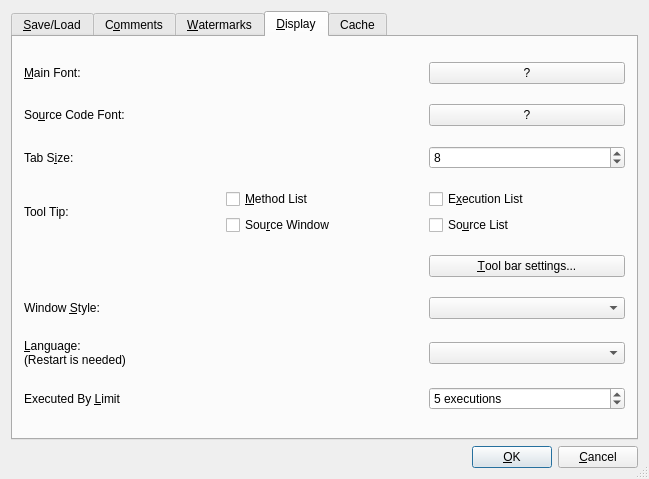
<?xml version="1.0" encoding="UTF-8"?>
<ui version="4.0">
 <class>WOptionUI</class>
 <widget class="QDialog" name="WOptionUI">
  <property name="geometry">
   <rect>
    <x>0</x>
    <y>0</y>
    <width>649</width>
    <height>479</height>
   </rect>
  </property>
  <property name="windowTitle">
   <string>Preferences</string>
  </property>
  <property name="sizeGripEnabled">
   <bool>true</bool>
  </property>
  <layout class="QVBoxLayout">
   <item>
    <widget class="QTabWidget" name="tabWidget">
     <property name="sizePolicy">
      <sizepolicy hsizetype="Minimum" vsizetype="Minimum">
       <horstretch>0</horstretch>
       <verstretch>0</verstretch>
      </sizepolicy>
     </property>
     <property name="currentIndex">
      <number>3</number>
     </property>
     <widget class="QWidget" name="Widget2">
      <attribute name="title">
       <string>&amp;Save/Load</string>
      </attribute>
      <layout class="QVBoxLayout">
       <property name="margin">
        <number>0</number>
       </property>
       <item>
        <widget class="QCheckBox" name="save_window_p">
         <property name="text">
          <string>S&amp;ave/Restore window position</string>
         </property>
        </widget>
       </item>
       <item>
        <widget class="QCheckBox" name="reload_p">
         <property name="text">
          <string>&amp;Reload automatically the last project</string>
         </property>
        </widget>
       </item>
       <item>
        <widget class="QCheckBox" name="save_on_exit_p">
         <property name="text">
          <string>Save project automatically on exit</string>
         </property>
        </widget>
       </item>
       <item>
        <widget class="QPushButton" name="reset_warning_p">
         <property name="text">
          <string>Showl all warnings again</string>
         </property>
        </widget>
       </item>
      </layout>
     </widget>
     <widget class="QWidget" name="TabPage">
      <attribute name="title">
       <string>C&amp;omments</string>
      </attribute>
      <layout class="QGridLayout">
       <item row="0" column="0">
        <widget class="QLabel" name="textLabel2_2">
         <property name="text">
          <string>&amp;Font:</string>
         </property>
         <property name="buddy">
          <cstring>source_code_font_p</cstring>
         </property>
        </widget>
       </item>
       <item row="0" column="1">
        <widget class="QPushButton" name="comment_font_p">
         <property name="text">
          <string>?</string>
         </property>
        </widget>
       </item>
       <item row="1" column="0">
        <widget class="QLabel" name="textLabel1">
         <property name="text">
          <string>&amp;Minimum Comment Size:</string>
         </property>
         <property name="buddy">
          <cstring>minimum_comment_size_p</cstring>
         </property>
        </widget>
       </item>
       <item row="1" column="1">
        <widget class="QSpinBox" name="minimum_comment_size_p">
         <property name="minimum">
          <number>1</number>
         </property>
         <property name="maximum">
          <number>9999</number>
         </property>
         <property name="value">
          <number>25</number>
         </property>
        </widget>
       </item>
       <item row="2" column="0" colspan="2">
        <widget class="QCheckBox" name="no_comment_for_validation_p">
         <property name="text">
          <string>Do not request a comment when setting 
an item to the state &quot;manually validated&quot;</string>
         </property>
        </widget>
       </item>
      </layout>
     </widget>
     <widget class="QWidget" name="TabWatermark">
      <attribute name="title">
       <string>&amp;Watermarks</string>
      </attribute>
      <layout class="QVBoxLayout">
       <item>
        <widget class="QGroupBox" name="groupBox">
         <property name="title">
          <string>Source File</string>
         </property>
         <layout class="QGridLayout">
          <item row="0" column="0">
           <widget class="QLabel" name="textLabel1_2_2">
            <property name="text">
             <string>&lt;font color=&quot;#ff8000&quot;&gt;Medium&lt;/font&gt;/&lt;font color=&quot;#00ff00&quot;&gt;High&lt;/font&gt; Coverage Level:</string>
            </property>
            <property name="alignment">
             <set>Qt::AlignVCenter</set>
            </property>
           </widget>
          </item>
          <item row="0" column="1">
           <widget class="QDoubleSpinBox" name="module_medium_level_p">
            <property name="sizePolicy">
             <sizepolicy hsizetype="Maximum" vsizetype="Fixed">
              <horstretch>0</horstretch>
              <verstretch>0</verstretch>
             </sizepolicy>
            </property>
            <property name="suffix">
             <string>%</string>
            </property>
            <property name="maximum">
             <double>100.000000000000000</double>
            </property>
           </widget>
          </item>
          <item row="1" column="0">
           <widget class="QLabel" name="textLabel1_2">
            <property name="text">
             <string>&lt;font color=&quot;#ff0000&quot;&gt;Low&lt;/font&gt;/&lt;font color=&quot;#ff8000&quot;&gt;Medium&lt;/font&gt; Coverage Level:</string>
            </property>
            <property name="alignment">
             <set>Qt::AlignVCenter</set>
            </property>
           </widget>
          </item>
          <item row="1" column="1">
           <widget class="QDoubleSpinBox" name="module_low_level_p">
            <property name="sizePolicy">
             <sizepolicy hsizetype="Maximum" vsizetype="Fixed">
              <horstretch>0</horstretch>
              <verstretch>0</verstretch>
             </sizepolicy>
            </property>
            <property name="suffix">
             <string>%</string>
            </property>
            <property name="maximum">
             <double>100.000000000000000</double>
            </property>
           </widget>
          </item>
         </layout>
        </widget>
       </item>
       <item>
        <widget class="QGroupBox" name="groupBox_2">
         <property name="title">
          <string>Namespaces/Class</string>
         </property>
         <layout class="QGridLayout">
          <item row="0" column="0">
           <widget class="QLabel" name="textLabel1_2_3">
            <property name="text">
             <string>&lt;font color=&quot;#ff8000&quot;&gt;Medium&lt;/font&gt;/&lt;font color=&quot;#00ff00&quot;&gt;High&lt;/font&gt; Coverage Level:</string>
            </property>
            <property name="alignment">
             <set>Qt::AlignVCenter</set>
            </property>
           </widget>
          </item>
          <item row="0" column="1">
           <widget class="QDoubleSpinBox" name="class_medium_level_p">
            <property name="sizePolicy">
             <sizepolicy hsizetype="Maximum" vsizetype="Fixed">
              <horstretch>0</horstretch>
              <verstretch>0</verstretch>
             </sizepolicy>
            </property>
            <property name="suffix">
             <string>%</string>
            </property>
            <property name="maximum">
             <double>100.000000000000000</double>
            </property>
           </widget>
          </item>
          <item row="1" column="0">
           <widget class="QLabel" name="textLabel1_5">
            <property name="text">
             <string>&lt;font color=&quot;#ff0000&quot;&gt;Low&lt;/font&gt;/&lt;font color=&quot;#ff8000&quot;&gt;Medium&lt;/font&gt; Coverage Level:</string>
            </property>
            <property name="alignment">
             <set>Qt::AlignVCenter</set>
            </property>
           </widget>
          </item>
          <item row="1" column="1">
           <widget class="QDoubleSpinBox" name="class_low_level_p">
            <property name="sizePolicy">
             <sizepolicy hsizetype="Maximum" vsizetype="Fixed">
              <horstretch>0</horstretch>
              <verstretch>0</verstretch>
             </sizepolicy>
            </property>
            <property name="suffix">
             <string>%</string>
            </property>
            <property name="maximum">
             <double>100.000000000000000</double>
            </property>
           </widget>
          </item>
         </layout>
        </widget>
       </item>
       <item>
        <widget class="QGroupBox" name="groupBox_3">
         <property name="title">
          <string>Method/Function/Procedure</string>
         </property>
         <layout class="QGridLayout">
          <item row="0" column="0">
           <widget class="QLabel" name="textLabel1_2_4">
            <property name="text">
             <string>&lt;font color=&quot;#ff8000&quot;&gt;Medium&lt;/font&gt;/&lt;font color=&quot;#00ff00&quot;&gt;High&lt;/font&gt; Coverage Level:</string>
            </property>
            <property name="alignment">
             <set>Qt::AlignVCenter</set>
            </property>
           </widget>
          </item>
          <item row="0" column="1">
           <widget class="QDoubleSpinBox" name="function_medium_level_p">
            <property name="sizePolicy">
             <sizepolicy hsizetype="Maximum" vsizetype="Fixed">
              <horstretch>0</horstretch>
              <verstretch>0</verstretch>
             </sizepolicy>
            </property>
            <property name="suffix">
             <string>%</string>
            </property>
            <property name="maximum">
             <double>100.000000000000000</double>
            </property>
           </widget>
          </item>
          <item row="1" column="0">
           <widget class="QLabel" name="textLabel1_6">
            <property name="text">
             <string>&lt;font color=&quot;#ff0000&quot;&gt;Low&lt;/font&gt;/&lt;font color=&quot;#ff8000&quot;&gt;Medium&lt;/font&gt; Coverage Level:</string>
            </property>
            <property name="alignment">
             <set>Qt::AlignVCenter</set>
            </property>
           </widget>
          </item>
          <item row="1" column="1">
           <widget class="QDoubleSpinBox" name="function_low_level_p">
            <property name="sizePolicy">
             <sizepolicy hsizetype="Maximum" vsizetype="Fixed">
              <horstretch>0</horstretch>
              <verstretch>0</verstretch>
             </sizepolicy>
            </property>
            <property name="suffix">
             <string>%</string>
            </property>
            <property name="maximum">
             <double>100.000000000000000</double>
            </property>
           </widget>
          </item>
         </layout>
        </widget>
       </item>
       <item>
        <widget class="QCheckBox" name="statistic_background_p">
         <property name="text">
          <string>Calculation of statistics in background</string>
         </property>
        </widget>
       </item>
      </layout>
     </widget>
     <widget class="QWidget" name="TabDisplay">
      <attribute name="title">
       <string>&amp;Display</string>
      </attribute>
      <layout class="QGridLayout">
       <item row="0" column="0" colspan="2">
        <widget class="QLabel" name="textLabel1_3">
         <property name="text">
          <string>&amp;Main Font:</string>
         </property>
         <property name="buddy">
          <cstring>main_font_p</cstring>
         </property>
        </widget>
       </item>
       <item row="0" column="2">
        <widget class="QPushButton" name="main_font_p">
         <property name="text">
          <string>?</string>
         </property>
        </widget>
       </item>
       <item row="1" column="0" colspan="2">
        <widget class="QLabel" name="textLabel2">
         <property name="text">
          <string>So&amp;urce Code Font:</string>
         </property>
         <property name="buddy">
          <cstring>source_code_font_p</cstring>
         </property>
        </widget>
       </item>
       <item row="1" column="2">
        <widget class="QPushButton" name="source_code_font_p">
         <property name="text">
          <string>?</string>
         </property>
        </widget>
       </item>
       <item row="2" column="0" colspan="2">
        <widget class="QLabel" name="textLabel1_4">
         <property name="text">
          <string>Tab S&amp;ize:</string>
         </property>
         <property name="buddy">
          <cstring>tab_size_p</cstring>
         </property>
        </widget>
       </item>
       <item row="2" column="2">
        <widget class="QSpinBox" name="tab_size_p">
         <property name="minimum">
          <number>1</number>
         </property>
         <property name="maximum">
          <number>16</number>
         </property>
         <property name="value">
          <number>8</number>
         </property>
        </widget>
       </item>
       <item row="3" column="0">
        <widget class="QLabel" name="label">
         <property name="text">
          <string>Tool Tip:</string>
         </property>
        </widget>
       </item>
       <item row="3" column="1" colspan="2">
        <layout class="QHBoxLayout">
         <item>
          <layout class="QVBoxLayout">
           <item>
            <widget class="QCheckBox" name="tooltip_method_list_p">
             <property name="text">
              <string>&amp;Method List</string>
             </property>
            </widget>
           </item>
           <item>
            <widget class="QCheckBox" name="tooltip_source_view_p">
             <property name="text">
              <string>Sou&amp;rce Window</string>
             </property>
            </widget>
           </item>
          </layout>
         </item>
         <item>
          <layout class="QVBoxLayout">
           <item>
            <widget class="QCheckBox" name="tooltip_execution_list_p">
             <property name="text">
              <string>E&amp;xecution List</string>
             </property>
            </widget>
           </item>
           <item>
            <widget class="QCheckBox" name="tooltip_source_list_p">
             <property name="text">
              <string>So&amp;urce List</string>
             </property>
            </widget>
           </item>
          </layout>
         </item>
        </layout>
       </item>
       <item row="4" column="2">
        <widget class="QPushButton" name="toolbar_p">
         <property name="text">
          <string>&amp;Tool bar settings...</string>
         </property>
        </widget>
       </item>
       <item row="5" column="0">
        <widget class="QLabel" name="label_2">
         <property name="text">
          <string>Window &amp;Style:</string>
         </property>
         <property name="buddy">
          <cstring>window_style_p</cstring>
         </property>
        </widget>
       </item>
       <item row="5" column="2">
        <widget class="QComboBox" name="window_style_p"/>
       </item>
       <item row="6" column="0">
        <widget class="QLabel" name="language_label_p">
         <property name="text">
          <string>&amp;Language:
(Restart is needed)</string>
         </property>
         <property name="buddy">
          <cstring>language_p</cstring>
         </property>
        </widget>
       </item>
       <item row="6" column="2">
        <widget class="QComboBox" name="language_p"/>
       </item>
       <item row="7" column="2">
        <widget class="QSpinBox" name="executed_by_limit_p">
         <property name="suffix">
          <string> executions</string>
         </property>
         <property name="maximum">
          <number>99999</number>
         </property>
         <property name="singleStep">
          <number>5</number>
         </property>
         <property name="value">
          <number>5</number>
         </property>
        </widget>
       </item>
       <item row="7" column="0">
        <widget class="QLabel" name="label_3">
         <property name="text">
          <string>Executed By &amp;Limit</string>
         </property>
         <property name="buddy">
          <cstring>executed_by_limit_p</cstring>
         </property>
        </widget>
       </item>
      </layout>
     </widget>
     <widget class="QWidget" name="Cache">
      <attribute name="title">
       <string>Cache</string>
      </attribute>
      <layout class="QVBoxLayout" name="verticalLayout">
       <item>
        <widget class="QFrame" name="frame_3">
         <property name="frameShape">
          <enum>QFrame::StyledPanel</enum>
         </property>
         <property name="frameShadow">
          <enum>QFrame::Plain</enum>
         </property>
         <layout class="QVBoxLayout">
          <item>
           <layout class="QHBoxLayout">
            <item>
             <widget class="QLabel" name="execution_cache_label_p">
              <property name="text">
               <string>&amp;Execution Cache</string>
              </property>
              <property name="buddy">
               <cstring>execution_cache_p</cstring>
              </property>
             </widget>
            </item>
            <item>
             <widget class="QSpinBox" name="execution_cache_p">
              <property name="minimum">
               <number>100</number>
              </property>
              <property name="maximum">
               <number>1000000</number>
              </property>
              <property name="singleStep">
               <number>10</number>
              </property>
             </widget>
            </item>
           </layout>
          </item>
          <item>
           <widget class="QLabel" name="execution_cache_info_p">
            <property name="text">
             <string>-</string>
            </property>
           </widget>
          </item>
         </layout>
        </widget>
       </item>
       <item>
        <widget class="QFrame" name="frame">
         <property name="frameShape">
          <enum>QFrame::StyledPanel</enum>
         </property>
         <property name="frameShadow">
          <enum>QFrame::Plain</enum>
         </property>
         <layout class="QVBoxLayout">
          <item>
           <layout class="QHBoxLayout">
            <item>
             <widget class="QLabel" name="source_cache_label_p">
              <property name="text">
               <string>&amp;Source Cache</string>
              </property>
              <property name="buddy">
               <cstring>source_cache_p</cstring>
              </property>
             </widget>
            </item>
            <item>
             <widget class="QSpinBox" name="source_cache_p">
              <property name="minimum">
               <number>10</number>
              </property>
              <property name="maximum">
               <number>10000</number>
              </property>
              <property name="singleStep">
               <number>10</number>
              </property>
             </widget>
            </item>
           </layout>
          </item>
          <item>
           <widget class="QLabel" name="source_cache_info_p">
            <property name="text">
             <string>-</string>
            </property>
           </widget>
          </item>
         </layout>
        </widget>
       </item>
       <item>
        <widget class="QFrame" name="frame_2">
         <property name="frameShape">
          <enum>QFrame::StyledPanel</enum>
         </property>
         <property name="frameShadow">
          <enum>QFrame::Plain</enum>
         </property>
         <layout class="QVBoxLayout" name="_2">
          <item>
           <layout class="QHBoxLayout" name="_3">
            <item>
             <widget class="QLabel" name="statistic_cache_label_p">
              <property name="text">
               <string>Sta&amp;tistic Cache</string>
              </property>
              <property name="buddy">
               <cstring>statistic_cache_p</cstring>
              </property>
             </widget>
            </item>
            <item>
             <widget class="QSpinBox" name="statistic_cache_p">
              <property name="minimum">
               <number>1000</number>
              </property>
              <property name="maximum">
               <number>1000000</number>
              </property>
              <property name="singleStep">
               <number>1000</number>
              </property>
             </widget>
            </item>
           </layout>
          </item>
          <item>
           <widget class="QLabel" name="statistic_cache_info_p">
            <property name="text">
             <string>-</string>
            </property>
           </widget>
          </item>
         </layout>
        </widget>
       </item>
      </layout>
     </widget>
    </widget>
   </item>
   <item>
    <layout class="QHBoxLayout">
     <item>
      <spacer>
       <property name="orientation">
        <enum>Qt::Horizontal</enum>
       </property>
       <property name="sizeType">
        <enum>QSizePolicy::Expanding</enum>
       </property>
       <property name="sizeHint" stdset="0">
        <size>
         <width>20</width>
         <height>20</height>
        </size>
       </property>
      </spacer>
     </item>
     <item>
      <widget class="QPushButton" name="buttonOk">
       <property name="text">
        <string>&amp;OK</string>
       </property>
       <property name="shortcut">
        <string/>
       </property>
       <property name="autoDefault">
        <bool>true</bool>
       </property>
       <property name="default">
        <bool>true</bool>
       </property>
      </widget>
     </item>
     <item>
      <widget class="QPushButton" name="buttonCancel">
       <property name="text">
        <string>&amp;Cancel</string>
       </property>
       <property name="shortcut">
        <string/>
       </property>
       <property name="autoDefault">
        <bool>true</bool>
       </property>
      </widget>
     </item>
    </layout>
   </item>
  </layout>
 </widget>
 <layoutdefault spacing="6" margin="11"/>
 <pixmapfunction>QPixmap</pixmapfunction>
 <resources/>
 <connections/>
</ui>
